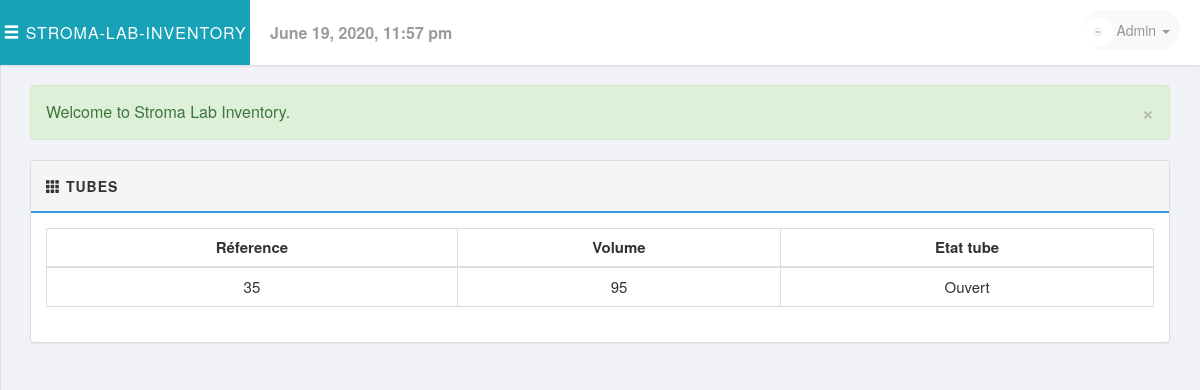
The page /php/tubes.php?IdentifiantA=4 (signed in) on the database its author committed.
### tables this page shows
CREATE TABLE `contenir`
(
    `ReferenceT`   int(11) NOT NULL,
    `Volume`       int(11) NOT NULL,
    `IdentifiantA` int(11) NOT NULL
);

CREATE TABLE `tubes`
(
    `ReferenceT`   int(11)                        NOT NULL,
    `IdentifiantL` int(11)                        NOT NULL,
    `TailleT`      int(11)                        NOT NULL,
    `EtatTube`     enum ('vide','ouvert','ferme') NOT NULL
);

### includes/session.php (called while the page is built, shortened)
<?php
class Session
{
    public $msg;
    public function msg($type = '', $msg = '')
    {
        if (!empty($msg)) {
            if (strlen(trim($type)) == 1) {
                $type = str_replace(array('d', 'i', 'w', 's'), array('danger', 'info', 'warning', 'success'), $type);
            }
            $_SESSION['msg'][$type] = $msg;
        } else {
            return $this->msg;
        }
    }
    private function flash_msg()
    {
        if (isset($_SESSION['msg'])) {
            $this->msg = $_SESSION['msg'];
        } else {
            $this->msg;
        }
    }
}
$session = new Session();
$msg = $session->msg();
?>

### includes/sql.php (called while the page is built, shortened)
<?php
require_once('load.php');
function find_by_sql($sql)
{
    global $db;
    $result = $db->query($sql);
    $result_set = $db->while_loop($result);
    return $result_set;
}
function find_all_tubes($IdentifiantA)
{
    $sql = "SELECT T.referenceT ,C.volume,T.EtatTube
            FROM   tubes T , contenir C
            WHERE  T.referenceT = C.referenceT
            AND    C.IdentifiantA = $IdentifiantA
            AND T.EtatTube <>'vide'";
    $result = find_by_sql($sql);
    return $result;
}
?>

### includes/database.php (called while the page is built, shortened)
<?php
class Mysqli_DB
{
    private $conn;
    public $query_id;
    public function db_connect()
    {
        $this->conn = mysqli_connect(DB_HOST, DB_USER, DB_PASS);
        if (!$this->conn) {
            die(" Database connection failed:" . mysqli_connect_error());
        } else {
            $select_db = $this->conn->select_db(DB_NAME);
        }
    }
    public function query($sql)
    {
        if (trim($sql != "")) {
            $this->query_id = $this->conn->query($sql);
        }
        return $this->query_id;
    }
    public function fetch_array($statement)
    {
        return mysqli_fetch_array($statement);
    }
    public function while_loop($loop)
    {
        $results = array();
        while ($result = $this->fetch_array($loop)) {
            $results[] = $result;
        }
        return $results;
    }
}
$db = new Mysqli_DB();
?>

### php/tubes.php (the view, shortened to what this page needs)
<?php ob_start();
require_once('../includes/load.php');
$all_tubes = find_all_tubes((int)$_GET['IdentifiantA']);
?>
<?php include_once('../layouts/header.php'); ?>
<div class="row">
    <div class="col-md-12">
        <?php echo display_msg($msg); ?>
    </div>
</div>
<div class="row">
    <div class="col-md-12">
        <div class="panel panel-default">
            <div class="panel-heading clearfix">
                <strong>
                    <span class="glyphicon glyphicon-th"></span>
                    <span>Tubes</span>
                </strong>
            </div>
            <div class="panel-body">
                <table class="table table-bordered table-hover">
                    <thead>
                    <tr>
                        <th class="text-center">Réference</th>
                        <th class="text-center">Volume</th>
                        <th class="text-center">Etat tube</th>
                    </tr>
                    </thead>
                    <tbody>
                    <?php foreach ($all_tubes as $tube): ?>
                        <tr>
                            <td class="text-center">
                                <?php echo $tube['referenceT'] ?>
                            </td>
                            <td class="text-center">
                                <?php echo $tube['volume'] ?>
                            </td>
                            <td class="text-center">
                                <?php echo first_character($tube['EtatTube']) ?>
                            </td>
                        </tr>
                    <?php endforeach; ?>
                    </tbody>
                </table>
            </div>
        </div>
    </div>
</div>
<?php include_once('../layouts/footer.php'); ?>

### libs/css/style.css (style rules this page uses)
body { font-family: 'Helvetica Neue', Helvetica, Arial, sans-serif; font-size: 16px; font-weight: 400; overflow-x: hidden; overflow-y: auto; background: #f1f2f7; height: 100%; width: 100%; }
table { font-size: 15px; }
.panel-default > .panel-heading { background-color: #f5f5f5; border-bottom: 2px solid #3498DB; font-size: 14px; text-transform: uppercase; letter-spacing: 1px; padding: 15px; }

### rows shown on the page
contenir: ReferenceT.ReferenceT "35", Volume "95", ReferenceT.EtatTube "Ouvert"

### other values the page prints
display_msg($msg) "Welcome to Stroma Lab Inventory."
